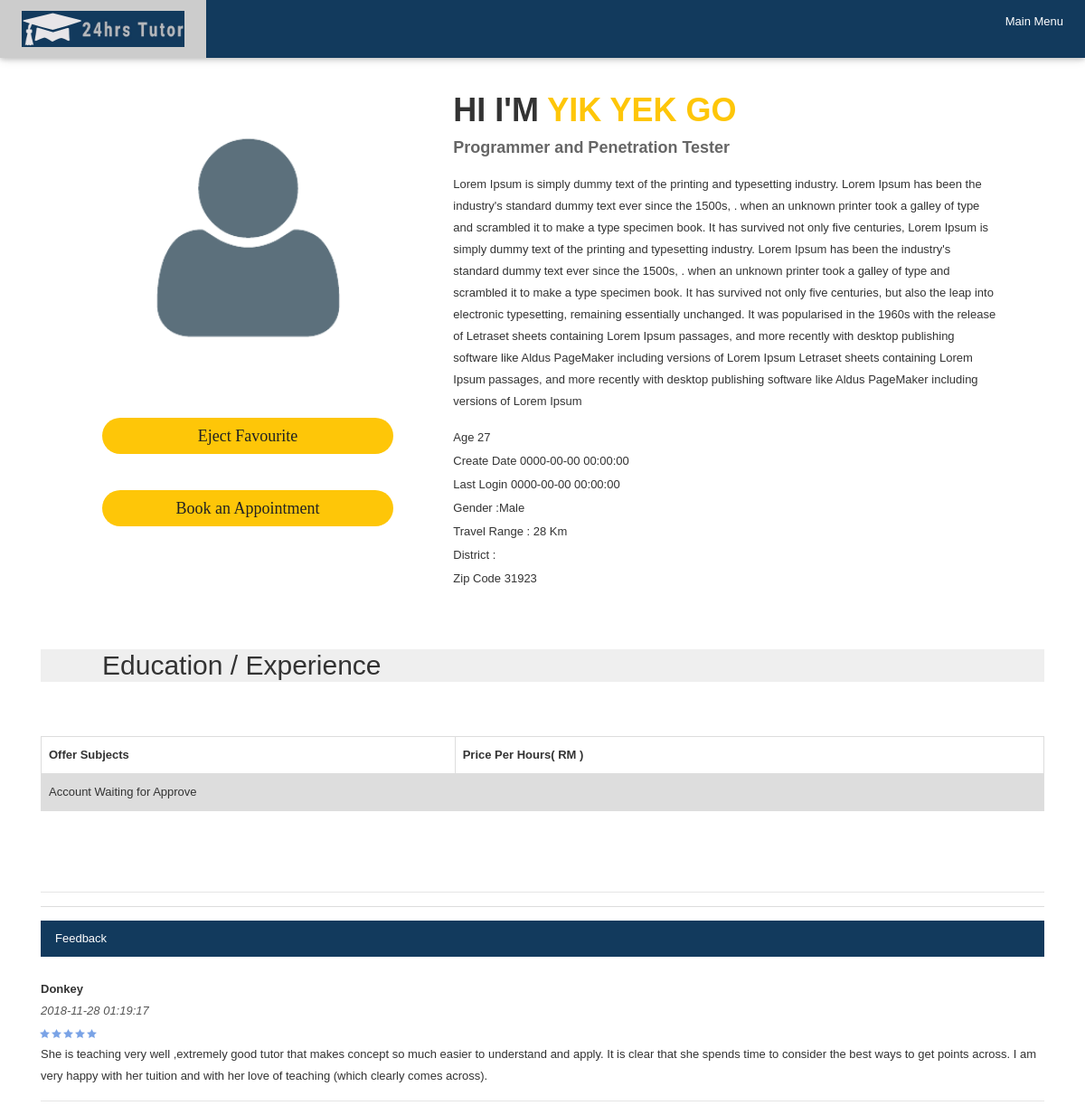
/profile.php?profile=34 (signed in), run on the app's committed database.
### tables this page shows
CREATE TABLE `tutor` (
  `tutor_id` int(100) NOT NULL,
  `t_fname` varchar(50) NOT NULL,
  `t_lname` varchar(50) NOT NULL,
  `t_email` varchar(100) NOT NULL,
  `t_usrn` varchar(20) NOT NULL,
  `t_pass` varchar(100) NOT NULL,
  `t_hash` varchar(32) NOT NULL,
  `t_active` tinyint(1) NOT NULL DEFAULT '0',
  `t_travel` int(2) NOT NULL,
  `t_zip` int(5) NOT NULL,
  `t_addr` varchar(100) NOT NULL,
  `t_profilepic` text NOT NULL,
  `t_gender` enum('M','F','O') NOT NULL,
  `t_intro` text NOT NULL,
  `t_job` varchar(50) NOT NULL,
  `t_birthdate` date NOT NULL,
  `t_qualifications` varchar(50) NOT NULL,
  `t_officialcheck` tinyint(1) NOT NULL,
  `t_registerdate` datetime NOT NULL,
  `t_lastin` timestamp NOT NULL DEFAULT '0000-00-00 00:00:00'
);

CREATE TABLE `rating` (
  `rating_id` int(100) NOT NULL,
  `stud_id` int(100) NOT NULL,
  `r_stud_firstname` varchar(50) NOT NULL,
  `r_message` text NOT NULL,
  `r_stars` int(1) NOT NULL,
  `r_datetime` datetime NOT NULL,
  `tutor_id` int(100) NOT NULL
);

### profile.php (the view, shortened to what this page needs)
<?php
 require_once('db.php');
 $target_path   = 'uploads/';
 $val ="";
if ( isset($_GET['profile']) )
{
  try {
  if ( !isset($_GET['stud']) ) {
    $stmt = $conn->prepare("SELECT * FROM `favourite` WHERE `stud_id` =:student AND `tutor_id` =:tutor");
    $stmt->bindParam(":tutor",$_GET['profile'], PDO::PARAM_STR);
    $stmt->bindParam(":student",$_SESSION["identity"], PDO::PARAM_STR);
    $stmt->execute();
    $count = $stmt->rowCount();      if($count ==0){ $val="Add Favourite";}  else  { $val="Eject Favourite";}
       $stmt_tutor = $conn->prepare("SELECT * FROM tutor WHERE tutor_id=:id");
       $stmt_tutor->bindParam(':id', $_GET['profile'], PDO::PARAM_STR);
       $stmt_tutor->execute();
       $results1 = $stmt_tutor->fetch(PDO::FETCH_ASSOC);
       $res = $results1['t_zip'];
       $res2 = $results1['t_district'];
       $res3 = $results1['t_profilepic'];
       $resName = $results1['t_fname'].' '.$results1['t_lname'];
       $resTravel = $results1['t_travel'];
       $resGend = $results1['t_gender'];
       $resIntro = $results1['t_intro'];
       $resBirthd = $results1['t_birthdate'];
       $resCreate = $results1['t_registerdate'];
       $resLastin = $results1['t_lastin'];
       $resJob = $results1['t_job'];
       $resApprove = $results1['t_officialcheck'];
       $find =$target_path.$results1['t_profilepic'];
       if ($res3 =="" || !file_exists( $find )){
         $res3 = "default.png";
       }
                    $today = date("Y-m-d");
                    $diff = date_diff(date_create($resBirthd), date_create($today));
                    $age = $diff->format('%y');
        $query3 = $conn->prepare('SELECT * FROM `rating` WHERE `tutor_id` =:id  AND r_stars !=0');
        $query3->bindParam(':id', $_GET['profile'], PDO::PARAM_INT);
        $query3->execute();
        $countrating = $query3->rowCount();
        $resultrating = $query3->fetchAll();
        if ($_SESSION['actype']==="student"){
        $stmt_stud2 = $conn->prepare("SELECT * FROM `rating` WHERE `stud_id` = :id  and`r_message` = '' AND r_stars = 0 AND `tutor_id` =:tid ORDER BY rating_id DESC LIMIT 1");
        $stmt_stud2->bindParam(':id', $_SESSION["identity"], PDO::PARAM_STR);
        $stmt_stud2->bindParam(':tid', $_GET['profile'], PDO::PARAM_INT);
        $stmt_stud2->execute();
        $countrating2 = $stmt_stud2->rowCount();
        $resultrating2 = $stmt_stud2->fetch(PDO::FETCH_ASSOC);
        $ratingid = $resultrating2['rating_id'];
      }
   }
            }
            catch(PDOException $e){
              {
                echo "Error: " . $e->getMessage();
              }
            }
 }
else
{
  echo "<h1>no such results</h1>";
}
?>
<!DOCTYPE html>
<html lang="en">
    <head><link rel="icon" href="uploads/24t.jpeg" type="image/gif" sizes="16x16">
        <link rel="stylesheet" href="css/w3_2.css">
        <link href="https://cdnjs.cloudflare.com/ajax/libs/MaterialDesign-Webfont/2.8.94/css/materialdesignicons.css" rel="stylesheet">
        <link href="https://stackpath.bootstrapcdn.com/bootstrap/4.1.3/css/bootstrap.min.css" rel="stylesheet">
        <link href="https://cdnjs.cloudflare.com/ajax/libs/OwlCarousel2/2.3.4/assets/owl.carousel.css" rel="stylesheet">
    </head>
    <body>
        <div class="w3-top">
  <div class="w3-bar w3-blue w3-card">
    <a href="map4.php" class="w3-bar-item w3-button w3-padding-large"><img src="24hrs2.png" style="width:180px; height:40px" title="24hrs Tutor" alt="24hrs Tutor"></a>
    <div class="topnav">
    <div class="login-container w3-hide-small">
    <form action="">
       <?php
       if(isset($_SESSION["username1"]) && isset($_SESSION["identity"]) && $_SESSION["actype"])
        {
          echo "<a href='login_success.php' class='w3-bar-item w3-button w3-padding-large w3-hide-small'>Main Menu</a>";
        }
       ?>
    </form>
  </div></div>
    </div>
  </div>
        <div class="container main_container">
            <div class="content_inner_bg row m0">
                <section class="about_person_area pad" id="about">
                    <div class="row">
                        <div class="col-md-5">
                            <div class="person_img">
                                <img src="uploads/<?php echo $res3;?>" style="width:612px;height:400;" alt="">
                                <?php
                                if ( !isset($_GET['stud']) && $_SESSION["actype"] ==="student") {
                                  if ($countrating2 >0){
                                    $canrate = "<a class='download_btn' href='rating.php?rate=".$ratingid."'><span>Rating</span></a>";
                                  }else{
                                    $canrate = '';
                                  }
                                  echo "<a class='download_btn' href='addfav.php?hi=".$_GET['profile']."'><span>".$val."</span></a>
                                $canrate
                                <a id='myDiv' onclick='myFunction();' class='download_btn' href='#myDIV'><span>Book an Appointment</span></a>";
                                }
                                ?>
                            </div>
                        </div>
                        <div class="col-md-7">
                            <div class="row person_details">
                                <h3>Hi I'm <span><?php echo $resName;?></span></h3><br>
                                <h4><?php if ($resJob != "None"){echo $resJob;}?></h4>
                                <p><pre>                         </pre><?php echo $resIntro;?></p>
                                <div class="person_information">
                                    <ul>
                                        <li><a href="#">Age</a><?php echo "   ".$age;?></li>
                                         <li><a href="#">Create Date</a><?php echo "   ".$resCreate ;?></li>
                                         <li><a href="#">Last Login</a><?php echo "   ".$resLastin ;?></li>
                                        <?php
                                        switch($resGend)
                                        {
                                          case "M": $redir = "ale"; break;
                                        }echo "<li><a href='#'>Gender :</a>$resGend$redir</li>";?>
                                        <li><a href="#">Travel Range :</a><?php echo "   ".$resTravel." Km";?></li>
                                        <li><a href="#">District :</a><?php echo "   ".$res2;?></li>
                                        <li><a href="#">Zip Code</a><?php echo "   ".$res;?></li>
                                    </ul>
                                </div>
                              </div>
                            </div>
                          </div>
                </section>
                <section class="education_area pad" id="education">
                    <div class="main_title">
                        <?php
                        if (!isset($_GET['stud'])){
                        echo "<h2>Education / Experience</h2>";
                        }
                        ?>
                    </div>
                      </div>
                <?php if (!isset($_GET['stud'])){
                  echo "
                <div id='myDIV' display= 'block'>
					      <table>
                    <tr>
                      <th>Offer Subjects</th>
                      <th>Price Per Hours( RM )</th>
                    </tr>";
                    if ($resApprove != "1"){
                      echo '<center><tr>
                            <td colspan="2">Account Waiting for Approve</td>
                            </tr></center>';
                    }
                   }
                    echo "</table>";
				        echo "</div>";
                ?>
                <br>
              <hr>
                <?php
                if (!isset($_GET['stud'])){
                            echo ' <div class="column">
                            <div class="col-md-30">
                            <hr style="border: 0px;border-top: 1px solid #ddd; ">
                            <div itemprop="review" itemscope itemtype="http://schema.org/Review">
                              <div class="w3-bar w3-blue">
                                <a href="#" class="w3-bar-item w3-button">Feedback</a>
                              </div><br>';
                               if($countrating > 0 )
                               {
                               foreach ($resultrating as $row) {
                               $resName = $row['r_stud_firstname'];
                               $star = $row['r_stars'];
                                echo "<p><meta itemprop='author' content=''><strong> ".$resName."</strong><br />
                                      <meta itemprop='datePublished' content='".$row['r_datetime']."'><em style='color: #555;'>".$row['r_datetime']."</em><br />
                                      <meta itemprop='ratingValue' content='".$star."'></div><img style='position:relative; left:-1px;' src='uploads/star-".$star.".gif' alt='".$star."/5 Rating' /><br />
                                      <p><span itemprop='reviewBody'>".$row['r_message']."</span></p><hr>
                                      <meta itemprop='itemReviewed' content='Person'>	" ;
                               }
                            }else{
                                echo '
                                    No Rating Yet
                                ';
                            }
              }
              ?>
                    </div>
                    </div>
            </div>
    </body>
</html>

### css/w3_2.css (style rules this page uses)
html { box-sizing:border-box }
*,*:before,*:after { box-sizing:inherit }
html { -ms-text-size-adjust:100%;-webkit-text-size-adjust:100% }
body { margin:0 }
article,aside,details,figcaption,figure,footer,header,main,menu,nav,section,summary { display:block }
a { background-color:transparent;-webkit-text-decoration-skip:objects }
code,kbd,pre,samp { font-family:monospace,monospace;font-size:1em }
hr { box-sizing:content-box;height:0;overflow:visible }
html,body { font-family:Verdana,sans-serif;font-size:15px;line-height:1.5 }
html { overflow-x:hidden }
h2 { font-size:30px }
h3 { font-size:24px }
h4 { font-size:20px }
h1,h2,h3,h4,h5,h6 { font-family:"Segoe UI",Arial,sans-serif;font-weight:400;margin:10px 0 }
hr { border:0;border-top:1px solid #eee;margin:20px 0 }
.w3-btn,.w3-button { border:none;display:inline-block;padding:8px 16px;vertical-align:middle;overflow:hidden;text-decoration:none;color:inherit;background-color:inherit;text-align:center;cursor:pointer;white-space:nowrap }
.w3-btn,.w3-button { -webkit-touch-callout:none;-webkit-user-select:none;-khtml-user-select:none;-moz-user-select:none;-ms-user-select:none;user-select:none }
.w3-bar { width:100%;overflow:hidden }
.w3-bar .w3-bar-item { padding:8px 16px;float:left;width:auto;border:none;display:block;outline:0 }
.w3-bar .w3-button { white-space:normal }
.w3-container:after,.w3-container:before,.w3-panel:after,.w3-panel:before,.w3-row:after,.w3-row:before,.w3-row-padding:after,.w3-row-padding:before, .w3-cell-row:before,.w3-cell-row:after,.w3-clear:after,.w3-clear:before,.w3-bar:before,.w3-bar:after { content:"";display:table;clear:both }
.w3-top,.w3-bottom { position:fixed;width:100%;z-index:1 }
.w3-top { top:0 }
.w3-card,.w3-card-2 { box-shadow:0 2px 5px 0 rgba(0,0,0,0.16),0 2px 10px 0 rgba(0,0,0,0.12) }
.w3-padding-large { padding:12px 24px!important }
.w3-blue,.w3-hover-blue:hover { color:#fff!important;background-color:#123a5d!important }

### profile.php (style rules this page uses)
table { font-family: arial, sans-serif; border-collapse: collapse; width: 100%; }
td, th { border: 1px solid #dddddd; text-align: left; padding: 8px; }
tr:nth-child(even) { background-color: #dddddd; }
#myDIV { width: 100%; padding: 50px 0; text-align: center; margin-top: 10px; }
ul { list-style: none; margin: 0px; padding: 0px; }
a { text-decoration: none; }
.row.m0 { padding: 0px; margin: 0px; }
body { line-height: 24px; font-size: 13px; color: #333333; font-family: "Raleway", sans-serif; }
body .content_inner_bg { background: #efefef; }
body, p, h1, h2, h3, h4, h5, h6 { margin: 0px; padding: 0px; }
.pad { padding: 0px 68px; }
.about_person_area { background: #fff; margin-top: 60px; padding-top: 40px; padding-bottom: 40px; }
.about_person_area .person_img { max-width: 322px; }
.about_person_area .person_img img { max-width: 100%; }
.about_person_area .person_img .download_btn { margin-top: 40px; }
.about_person_area .person_details { margin-left: -30px; }
.about_person_area .person_details h3 { font-size: 36px; color: #333333; text-transform: uppercase; font-family: "Raleway", sans-serif; font-weight: bold; padding-bottom: 10px; }
.about_person_area .person_details h3 span { color: #fec608; }
.about_person_area .person_details h4 { font-size: 18px; font-family: "Raleway", sans-serif; font-weight: bold; color: #666666; padding-bottom: 15px; }
.about_person_area .person_details p { font-size: 13px; line-height: 24px; color: #333333; font-family: "Raleway", sans-serif; font-weight: 400; }
.about_person_area .person_details .person_information { padding: 15px 0px 25px 0px; }
.about_person_area .person_details .person_information ul { display: inline-block; }
.about_person_area .person_details .person_information ul li a { font-size: 13px; line-height: 26px; color: #333333; font-family: "Raleway", sans-serif; }
.download_btn { display: block; background: #fec608; text-align: center; line-height: 40px; border-radius: 20px; color: #222222; font-size: 18px; font-family: "Yellowtail", cursive; position: relative; overflow: hidden; }
.download_btn span { display: inline-block; width: 100%; -webkit-backface-visibility: hidden; backface-visibility: hidden; height: 100%; transition: all 400ms linear 0s; }
.download_btn:before { content: "\f019"; position: absolute; height: 100%; width: 100%; text-align: center; line-height: 40px; font-size: 18px; color: #222222; top: -100%; left: 0px; font-family: FontAwesome; transition: all 200ms ease-in; }
.topnav .login-container { float: right; }

### data on the page
tutor: resName "YIK YEK GO", t_job "Programmer and Penetration Tester", t_intro "Lorem Ipsum is simply dummy text of the printing and typesetting industry. Lorem Ipsum has been the industry's standard dummy text ever since the 1500s, . when an unknown printer took a galley of type and scrambled it to make a type specimen book. It has survived not only five centuries, Lorem Ipsum is simply dummy text of the printing and typesetting industry. Lorem Ipsum has been the industry's standard dummy text ever since the 1500s, . when an unknown printer took a galley of type and scrambled it to make a type specimen book. It has survived not only five centuries, but also the leap into electronic typesetting, remaining essentially unchanged. It was popularised in the 1960s with the…", t_birthdate "27", t_registerdate "0000-00-00 00:00:00", t_lastin "0000-00-00 00:00:00", t_gender "M", t_gender "ale", t_travel "28", t_zip "31923"
rating: r_stud_firstname "Donkey", r_datetime "2018-11-28 01:19:17", r_message "She is teaching very well ,extremely good tutor that makes concept so much easier to understand and apply. It is clear that she spends time to consider the best ways to get points across. I am very happy with her tuition and with her love of teaching (which clearly comes across)."

### other printed values
$val "Eject Favourite"
